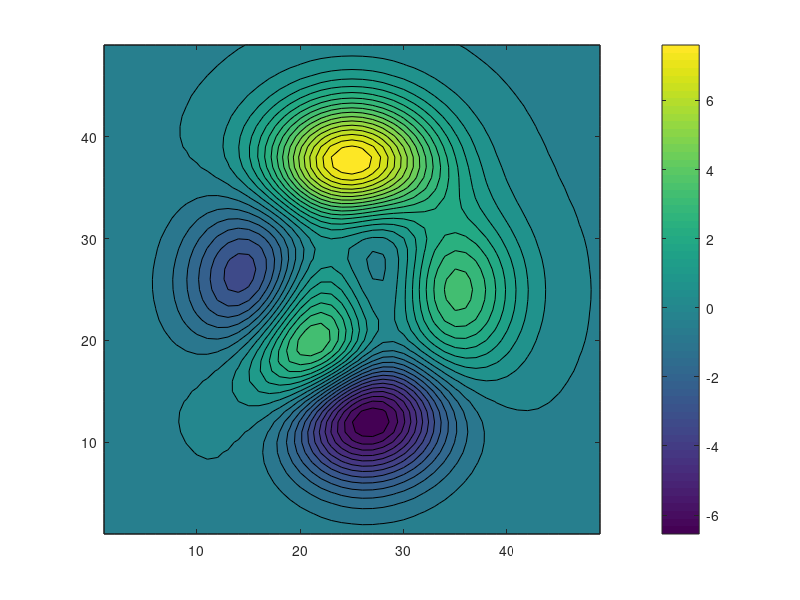

Here is the MATLAB script that generated this plot: (Note: this script raises an error after producing the figure.)
%% demo11 : Apply slanCM colormap to the contourf (Filled 2-D contour plot) object
contourf(peaks, 30)
colorbar

colormap(slanCM('romao'))  % Use romao colormap 

colormap(slanCM(134))      % Use romao(No. 134) colormap 

colormap(slanCM(134, 20))  % Use romao colormap with 20 colors
